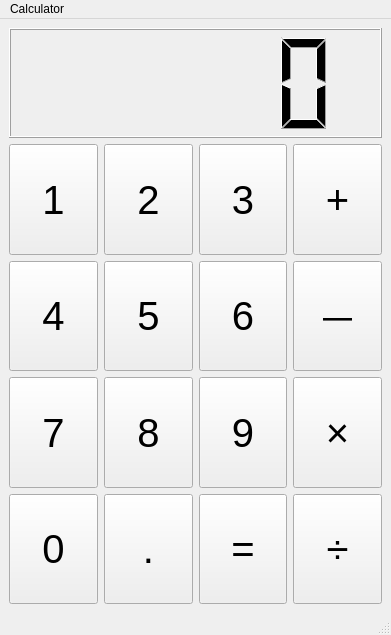
<?xml version="1.0" encoding="UTF-8"?>
<ui version="4.0">
 <class>calc</class>
 <widget class="QMainWindow" name="calc">
  <property name="geometry">
   <rect>
    <x>0</x>
    <y>0</y>
    <width>391</width>
    <height>635</height>
   </rect>
  </property>
  <property name="sizePolicy">
   <sizepolicy hsizetype="Expanding" vsizetype="Preferred">
    <horstretch>0</horstretch>
    <verstretch>0</verstretch>
   </sizepolicy>
  </property>
  <property name="windowTitle">
   <string>calc</string>
  </property>
  <widget class="QWidget" name="centralwidget">
   <layout class="QGridLayout" name="gridLayout">
    <item row="0" column="0">
     <widget class="QLCDNumber" name="lcdNumber">
      <property name="maximumSize">
       <size>
        <width>16777215</width>
        <height>123</height>
       </size>
      </property>
      <property name="digitCount">
       <number>5</number>
      </property>
      <property name="segmentStyle">
       <enum>QLCDNumber::Filled</enum>
      </property>
     </widget>
    </item>
    <item row="1" column="0">
     <layout class="QHBoxLayout" name="rowOne">
      <item>
       <widget class="QPushButton" name="oneButton">
        <property name="sizePolicy">
         <sizepolicy hsizetype="Preferred" vsizetype="Preferred">
          <horstretch>0</horstretch>
          <verstretch>0</verstretch>
         </sizepolicy>
        </property>
        <property name="minimumSize">
         <size>
          <width>0</width>
          <height>0</height>
         </size>
        </property>
        <property name="maximumSize">
         <size>
          <width>16777215</width>
          <height>16777215</height>
         </size>
        </property>
        <property name="baseSize">
         <size>
          <width>67</width>
          <height>67</height>
         </size>
        </property>
        <property name="font">
         <font>
          <pointsize>30</pointsize>
         </font>
        </property>
        <property name="text">
         <string>1</string>
        </property>
       </widget>
      </item>
      <item>
       <widget class="QPushButton" name="twobutton">
        <property name="sizePolicy">
         <sizepolicy hsizetype="Preferred" vsizetype="Preferred">
          <horstretch>0</horstretch>
          <verstretch>0</verstretch>
         </sizepolicy>
        </property>
        <property name="minimumSize">
         <size>
          <width>0</width>
          <height>0</height>
         </size>
        </property>
        <property name="maximumSize">
         <size>
          <width>16777215</width>
          <height>16777215</height>
         </size>
        </property>
        <property name="baseSize">
         <size>
          <width>67</width>
          <height>67</height>
         </size>
        </property>
        <property name="font">
         <font>
          <pointsize>30</pointsize>
         </font>
        </property>
        <property name="text">
         <string>2</string>
        </property>
       </widget>
      </item>
      <item>
       <widget class="QPushButton" name="threeButton">
        <property name="sizePolicy">
         <sizepolicy hsizetype="Preferred" vsizetype="Preferred">
          <horstretch>0</horstretch>
          <verstretch>0</verstretch>
         </sizepolicy>
        </property>
        <property name="minimumSize">
         <size>
          <width>0</width>
          <height>0</height>
         </size>
        </property>
        <property name="maximumSize">
         <size>
          <width>16777215</width>
          <height>16777215</height>
         </size>
        </property>
        <property name="baseSize">
         <size>
          <width>67</width>
          <height>67</height>
         </size>
        </property>
        <property name="font">
         <font>
          <pointsize>30</pointsize>
         </font>
        </property>
        <property name="text">
         <string>3</string>
        </property>
       </widget>
      </item>
      <item>
       <widget class="QPushButton" name="plusButton">
        <property name="sizePolicy">
         <sizepolicy hsizetype="Preferred" vsizetype="Preferred">
          <horstretch>0</horstretch>
          <verstretch>0</verstretch>
         </sizepolicy>
        </property>
        <property name="minimumSize">
         <size>
          <width>0</width>
          <height>0</height>
         </size>
        </property>
        <property name="maximumSize">
         <size>
          <width>16777215</width>
          <height>16777215</height>
         </size>
        </property>
        <property name="baseSize">
         <size>
          <width>67</width>
          <height>67</height>
         </size>
        </property>
        <property name="font">
         <font>
          <pointsize>30</pointsize>
         </font>
        </property>
        <property name="text">
         <string>+</string>
        </property>
       </widget>
      </item>
     </layout>
    </item>
    <item row="2" column="0">
     <layout class="QHBoxLayout" name="rowTwo">
      <property name="spacing">
       <number>6</number>
      </property>
      <property name="leftMargin">
       <number>0</number>
      </property>
      <property name="topMargin">
       <number>0</number>
      </property>
      <item>
       <widget class="QPushButton" name="fourButton">
        <property name="sizePolicy">
         <sizepolicy hsizetype="Preferred" vsizetype="Preferred">
          <horstretch>0</horstretch>
          <verstretch>0</verstretch>
         </sizepolicy>
        </property>
        <property name="minimumSize">
         <size>
          <width>0</width>
          <height>0</height>
         </size>
        </property>
        <property name="maximumSize">
         <size>
          <width>16777215</width>
          <height>16777215</height>
         </size>
        </property>
        <property name="baseSize">
         <size>
          <width>67</width>
          <height>67</height>
         </size>
        </property>
        <property name="font">
         <font>
          <pointsize>30</pointsize>
         </font>
        </property>
        <property name="text">
         <string>4</string>
        </property>
       </widget>
      </item>
      <item>
       <widget class="QPushButton" name="fiveButton">
        <property name="sizePolicy">
         <sizepolicy hsizetype="Preferred" vsizetype="Preferred">
          <horstretch>0</horstretch>
          <verstretch>0</verstretch>
         </sizepolicy>
        </property>
        <property name="minimumSize">
         <size>
          <width>0</width>
          <height>0</height>
         </size>
        </property>
        <property name="maximumSize">
         <size>
          <width>16777215</width>
          <height>16777215</height>
         </size>
        </property>
        <property name="baseSize">
         <size>
          <width>67</width>
          <height>67</height>
         </size>
        </property>
        <property name="font">
         <font>
          <pointsize>30</pointsize>
         </font>
        </property>
        <property name="text">
         <string>5</string>
        </property>
       </widget>
      </item>
      <item>
       <widget class="QPushButton" name="sixButton">
        <property name="sizePolicy">
         <sizepolicy hsizetype="Preferred" vsizetype="Preferred">
          <horstretch>0</horstretch>
          <verstretch>0</verstretch>
         </sizepolicy>
        </property>
        <property name="minimumSize">
         <size>
          <width>0</width>
          <height>0</height>
         </size>
        </property>
        <property name="maximumSize">
         <size>
          <width>16777215</width>
          <height>16777215</height>
         </size>
        </property>
        <property name="baseSize">
         <size>
          <width>67</width>
          <height>67</height>
         </size>
        </property>
        <property name="font">
         <font>
          <pointsize>30</pointsize>
         </font>
        </property>
        <property name="text">
         <string>6</string>
        </property>
       </widget>
      </item>
      <item>
       <widget class="QPushButton" name="minusButton">
        <property name="sizePolicy">
         <sizepolicy hsizetype="Preferred" vsizetype="Preferred">
          <horstretch>0</horstretch>
          <verstretch>0</verstretch>
         </sizepolicy>
        </property>
        <property name="minimumSize">
         <size>
          <width>0</width>
          <height>0</height>
         </size>
        </property>
        <property name="maximumSize">
         <size>
          <width>16777215</width>
          <height>16777215</height>
         </size>
        </property>
        <property name="baseSize">
         <size>
          <width>67</width>
          <height>67</height>
         </size>
        </property>
        <property name="font">
         <font>
          <pointsize>30</pointsize>
         </font>
        </property>
        <property name="text">
         <string>－</string>
        </property>
       </widget>
      </item>
     </layout>
    </item>
    <item row="3" column="0">
     <layout class="QHBoxLayout" name="rowThree">
      <item>
       <widget class="QPushButton" name="sevenButton">
        <property name="sizePolicy">
         <sizepolicy hsizetype="Preferred" vsizetype="Preferred">
          <horstretch>0</horstretch>
          <verstretch>0</verstretch>
         </sizepolicy>
        </property>
        <property name="minimumSize">
         <size>
          <width>0</width>
          <height>0</height>
         </size>
        </property>
        <property name="maximumSize">
         <size>
          <width>16777215</width>
          <height>16777215</height>
         </size>
        </property>
        <property name="baseSize">
         <size>
          <width>67</width>
          <height>67</height>
         </size>
        </property>
        <property name="font">
         <font>
          <pointsize>30</pointsize>
         </font>
        </property>
        <property name="text">
         <string>7</string>
        </property>
       </widget>
      </item>
      <item>
       <widget class="QPushButton" name="eightButton">
        <property name="sizePolicy">
         <sizepolicy hsizetype="Preferred" vsizetype="Preferred">
          <horstretch>0</horstretch>
          <verstretch>0</verstretch>
         </sizepolicy>
        </property>
        <property name="minimumSize">
         <size>
          <width>0</width>
          <height>0</height>
         </size>
        </property>
        <property name="maximumSize">
         <size>
          <width>16777215</width>
          <height>16777215</height>
         </size>
        </property>
        <property name="baseSize">
         <size>
          <width>67</width>
          <height>67</height>
         </size>
        </property>
        <property name="font">
         <font>
          <pointsize>30</pointsize>
         </font>
        </property>
        <property name="text">
         <string>8</string>
        </property>
       </widget>
      </item>
      <item>
       <widget class="QPushButton" name="nineButton">
        <property name="sizePolicy">
         <sizepolicy hsizetype="Preferred" vsizetype="Preferred">
          <horstretch>0</horstretch>
          <verstretch>0</verstretch>
         </sizepolicy>
        </property>
        <property name="minimumSize">
         <size>
          <width>0</width>
          <height>0</height>
         </size>
        </property>
        <property name="maximumSize">
         <size>
          <width>16777215</width>
          <height>16777215</height>
         </size>
        </property>
        <property name="baseSize">
         <size>
          <width>67</width>
          <height>67</height>
         </size>
        </property>
        <property name="font">
         <font>
          <pointsize>30</pointsize>
         </font>
        </property>
        <property name="text">
         <string>9</string>
        </property>
       </widget>
      </item>
      <item>
       <widget class="QPushButton" name="multButton">
        <property name="sizePolicy">
         <sizepolicy hsizetype="Preferred" vsizetype="Preferred">
          <horstretch>0</horstretch>
          <verstretch>0</verstretch>
         </sizepolicy>
        </property>
        <property name="minimumSize">
         <size>
          <width>0</width>
          <height>0</height>
         </size>
        </property>
        <property name="maximumSize">
         <size>
          <width>16777215</width>
          <height>16777215</height>
         </size>
        </property>
        <property name="baseSize">
         <size>
          <width>67</width>
          <height>67</height>
         </size>
        </property>
        <property name="font">
         <font>
          <pointsize>30</pointsize>
         </font>
        </property>
        <property name="text">
         <string>×</string>
        </property>
       </widget>
      </item>
     </layout>
    </item>
    <item row="4" column="0">
     <layout class="QHBoxLayout" name="rowFour">
      <property name="sizeConstraint">
       <enum>QLayout::SetNoConstraint</enum>
      </property>
      <item>
       <widget class="QPushButton" name="zeroButton">
        <property name="sizePolicy">
         <sizepolicy hsizetype="Preferred" vsizetype="Preferred">
          <horstretch>0</horstretch>
          <verstretch>0</verstretch>
         </sizepolicy>
        </property>
        <property name="minimumSize">
         <size>
          <width>0</width>
          <height>0</height>
         </size>
        </property>
        <property name="maximumSize">
         <size>
          <width>16777215</width>
          <height>16777215</height>
         </size>
        </property>
        <property name="baseSize">
         <size>
          <width>67</width>
          <height>67</height>
         </size>
        </property>
        <property name="font">
         <font>
          <pointsize>30</pointsize>
         </font>
        </property>
        <property name="text">
         <string>0</string>
        </property>
       </widget>
      </item>
      <item>
       <widget class="QPushButton" name="decButton">
        <property name="sizePolicy">
         <sizepolicy hsizetype="Preferred" vsizetype="Preferred">
          <horstretch>0</horstretch>
          <verstretch>0</verstretch>
         </sizepolicy>
        </property>
        <property name="minimumSize">
         <size>
          <width>0</width>
          <height>0</height>
         </size>
        </property>
        <property name="maximumSize">
         <size>
          <width>16777215</width>
          <height>16777215</height>
         </size>
        </property>
        <property name="baseSize">
         <size>
          <width>67</width>
          <height>67</height>
         </size>
        </property>
        <property name="font">
         <font>
          <pointsize>30</pointsize>
         </font>
        </property>
        <property name="text">
         <string>.</string>
        </property>
       </widget>
      </item>
      <item>
       <widget class="QPushButton" name="eqButton">
        <property name="sizePolicy">
         <sizepolicy hsizetype="Preferred" vsizetype="Preferred">
          <horstretch>0</horstretch>
          <verstretch>0</verstretch>
         </sizepolicy>
        </property>
        <property name="minimumSize">
         <size>
          <width>0</width>
          <height>0</height>
         </size>
        </property>
        <property name="maximumSize">
         <size>
          <width>16777215</width>
          <height>16777215</height>
         </size>
        </property>
        <property name="baseSize">
         <size>
          <width>67</width>
          <height>67</height>
         </size>
        </property>
        <property name="font">
         <font>
          <pointsize>30</pointsize>
         </font>
        </property>
        <property name="text">
         <string>=</string>
        </property>
       </widget>
      </item>
      <item>
       <widget class="QPushButton" name="divButton">
        <property name="sizePolicy">
         <sizepolicy hsizetype="Preferred" vsizetype="Preferred">
          <horstretch>0</horstretch>
          <verstretch>0</verstretch>
         </sizepolicy>
        </property>
        <property name="minimumSize">
         <size>
          <width>0</width>
          <height>0</height>
         </size>
        </property>
        <property name="maximumSize">
         <size>
          <width>16777215</width>
          <height>16777215</height>
         </size>
        </property>
        <property name="baseSize">
         <size>
          <width>67</width>
          <height>67</height>
         </size>
        </property>
        <property name="font">
         <font>
          <pointsize>30</pointsize>
         </font>
        </property>
        <property name="text">
         <string>÷</string>
        </property>
       </widget>
      </item>
     </layout>
    </item>
   </layout>
  </widget>
  <widget class="QMenuBar" name="menubar">
   <property name="geometry">
    <rect>
     <x>0</x>
     <y>0</y>
     <width>391</width>
     <height>22</height>
    </rect>
   </property>
   <widget class="QMenu" name="menuCalculator">
    <property name="title">
     <string>Calculator</string>
    </property>
    <addaction name="actionClear"/>
    <addaction name="actionEmpty_History"/>
   </widget>
   <addaction name="menuCalculator"/>
  </widget>
  <widget class="QStatusBar" name="statusbar"/>
  <action name="actionClear">
   <property name="text">
    <string>Clear</string>
   </property>
   <property name="shortcut">
    <string>Del</string>
   </property>
  </action>
  <action name="actionEmpty_History">
   <property name="text">
    <string>Empty History</string>
   </property>
  </action>
 </widget>
 <tabstops>
  <tabstop>oneButton</tabstop>
  <tabstop>twobutton</tabstop>
  <tabstop>threeButton</tabstop>
  <tabstop>fourButton</tabstop>
  <tabstop>fiveButton</tabstop>
  <tabstop>sixButton</tabstop>
  <tabstop>sevenButton</tabstop>
  <tabstop>eightButton</tabstop>
  <tabstop>nineButton</tabstop>
  <tabstop>zeroButton</tabstop>
  <tabstop>decButton</tabstop>
  <tabstop>eqButton</tabstop>
  <tabstop>plusButton</tabstop>
  <tabstop>minusButton</tabstop>
  <tabstop>multButton</tabstop>
  <tabstop>divButton</tabstop>
 </tabstops>
 <resources/>
 <connections/>
</ui>
